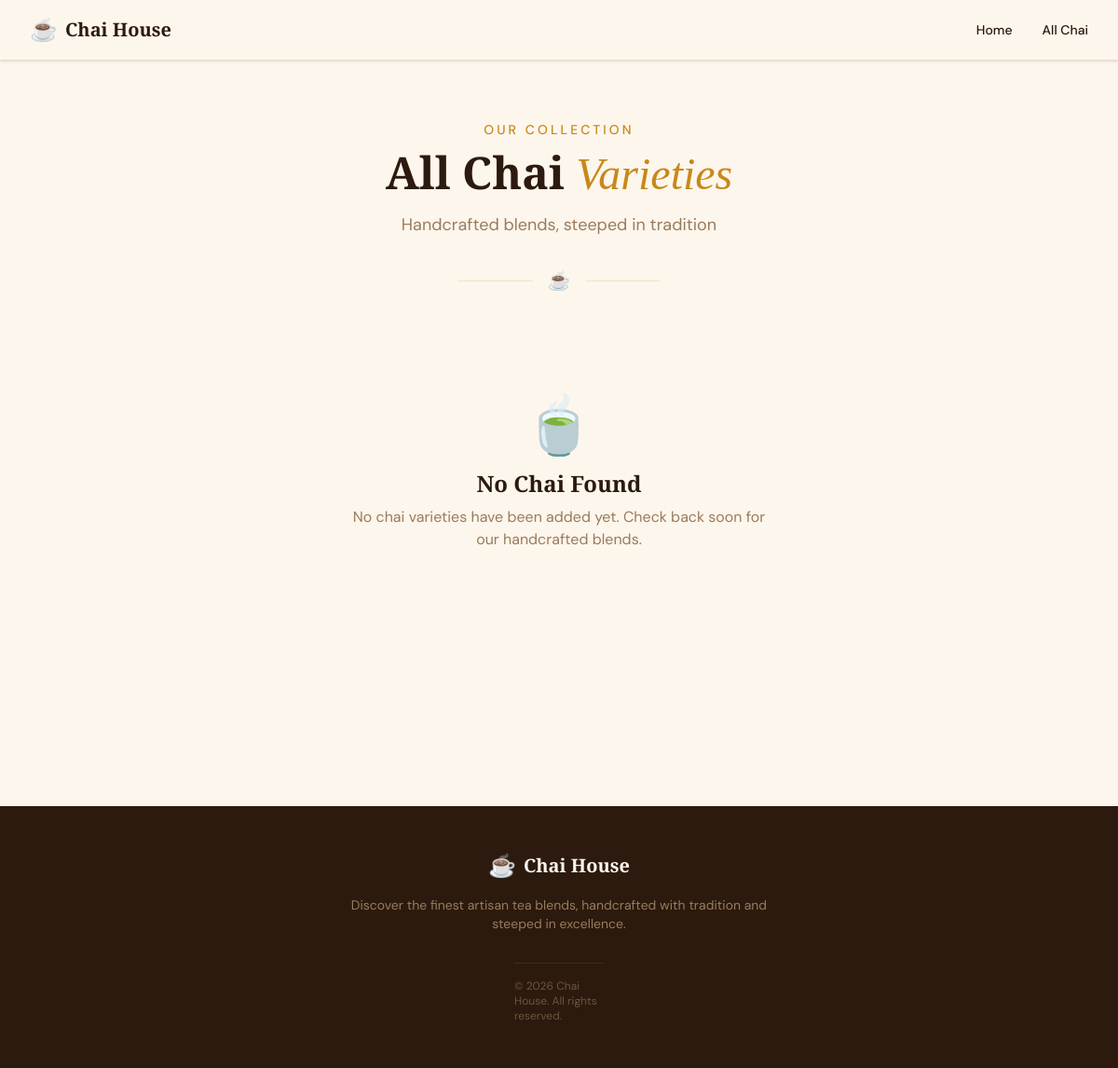
Page /chai/ on the earlier database version.
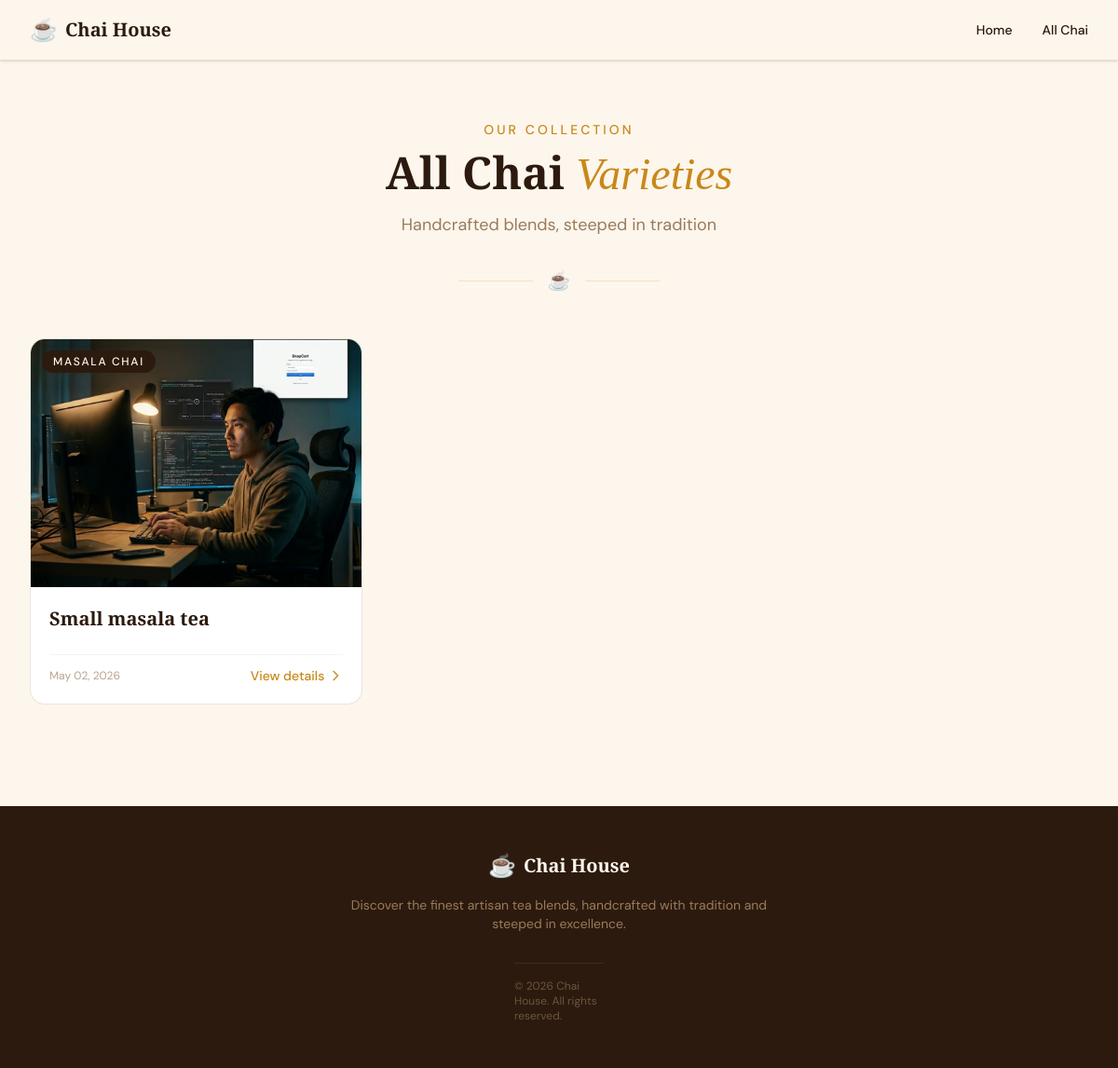
Same page on the later database version.
### chai/models.py (models this page shows, shortened)
class ChaiVarity(models.Model):
    CHAI_TYPE_CHOICES = [
        ('ML', 'Masala Chai'),
        ('GR', 'Ginger Chai'),
        ('CD', 'Cardamom Chai'),
        ('TS', 'Tulsi Chai'),
        ('LM', 'Lemon Chai'),
    ]
    name = models.CharField(max_length=100)
    image = models.ImageField(upload_to="chais/")
    date_added = models.DateTimeField(default=timezone.now)
    type = models.CharField(max_length=2, choices=CHAI_TYPE_CHOICES)
    description = models.TextField(blank=True)

### chai/views.py (the view)
# urls.py: path('', views.all_chai, name='all_chai'),
def all_chai(request):
    Chais = ChaiVarity.objects.all()
    return render(request, 'chai/all_chai.html', {'Chais': Chais})

### chai/templates/chai/all_chai.html (shortened to what this page needs)
{% extends "layout.html" %}
{% block content %}
<section class="max-w-7xl mx-auto px-4 sm:px-6 lg:px-8 py-12 md:py-16">
    <div class="text-center mb-12">
        <p class="text-chai-amber text-sm font-medium tracking-[0.22em] uppercase mb-3">
            Our Collection
        </p>
        <h1 class="font-playfair text-3xl md:text-4xl lg:text-5xl font-bold text-chai-deep mb-4">
            All Chai <em class="italic font-normal text-chai-amber">Varieties</em>
        </h1>
        <p class="text-chai-tan text-base md:text-lg max-w-2xl mx-auto">
            Handcrafted blends, steeped in tradition
        </p>
        <div class="flex items-center justify-center gap-4 mt-8 mb-12">
            <div class="h-px bg-chai-amber/20 w-20"></div>
            <span class="text-chai-amber text-xl">☕</span>
            <div class="h-px bg-chai-amber/20 w-20"></div>
        </div>
    </div>
    {% if Chais %}
    <div class="grid grid-cols-1 md:grid-cols-2 lg:grid-cols-3 gap-6 lg:gap-8">
        {% for chai in Chais %}
        <a href="{% url 'chai_detail' chai.id %}" class="group">
            <div class="bg-white rounded-2xl overflow-hidden border border-chai-tan/20 transition-all duration-200 hover:-translate-y-1 hover:shadow-xl hover:shadow-chai-deep/10">
                <div class="relative aspect-[4/3] bg-chai-light-tan overflow-hidden">
                    <img src="{{ chai.image.url }}"
                         alt="{{ chai.name }}"
                         class="w-full h-full object-cover group-hover:scale-105 transition-transform duration-300">
                    <span class="absolute top-3 left-3 bg-chai-deep text-chai-cream text-xs font-medium tracking-[0.14em] uppercase px-3 py-1 rounded-full">
                        {{ chai.get_type_display }}
                    </span>
                </div>
                <div class="p-5">
                    <h2 class="font-playfair text-xl font-bold text-chai-deep mb-2 group-hover:text-chai-amber transition-colors duration-200">
                        {{ chai.name }}
                    </h2>
                    <div class="flex items-center justify-between pt-3 border-t border-chai-tan/10">
                        <span class="text-xs text-chai-tan/70">
                            {{ chai.date_added|date:"M d, Y" }}
                        </span>
                        <span class="text-chai-amber text-sm font-medium flex items-center gap-1 group-hover:gap-2 transition-all duration-200">
                            View details
                            <svg class="w-4 h-4" fill="none" stroke="currentColor" viewBox="0 0 24 24">
                                <path stroke-linecap="round" stroke-linejoin="round" stroke-width="2" d="M9 5l7 7-7 7"/>
                            </svg>
                        </span>
                    </div>
                </div>
            </div>
        </a>
        {% endfor %}
    </div>
    {% else %}
    <div class="text-center py-16">
        <div class="text-6xl mb-4">🍵</div>
        <h3 class="font-playfair text-2xl font-bold text-chai-deep mb-2">
            No Chai Found
        </h3>
        <p class="text-chai-tan mb-6 max-w-md mx-auto">
            No chai varieties have been added yet. Check back soon for our handcrafted blends.
        </p>
    </div>
    {% endif %}
</section>
{% endblock %}

### templates/layout.html (shortened to what this page needs)
{% load static %}
{% load tailwind_tags %}
<!DOCTYPE html>
<html lang="en">
<head>
    {% tailwind_css %}
</head>
<body class="bg-chai-cream text-chai-deep font-dm-sans antialiased">
    <header class="sticky top-0 z-50 bg-chai-cream border-b border-chai-tan/20 shadow-sm">
        <nav class="max-w-7xl mx-auto px-4 sm:px-6 lg:px-8">
            <div class="flex items-center justify-between h-16">
                <a href="/" class="flex items-center gap-2 group">
                    <span class="text-2xl">☕</span>
                    <span class="font-playfair text-xl font-bold text-chai-deep group-hover:text-chai-amber transition-colors duration-200">
                        Chai House
                    </span>
                </a>
                <div class="flex items-center gap-8">
                    <a href="/" class="text-sm font-medium text-chai-deep hover:text-chai-amber transition-colors duration-200">
                        Home
                    </a>
                    <a href="{% url 'all_chai' %}" class="text-sm font-medium text-chai-deep hover:text-chai-amber transition-colors duration-200">
                        All Chai
                    </a>
                </div>
            </div>
        </nav>
    </header>
    <main class="min-h-screen">
        {% block content %}
        {% endblock %}
    </main>
    <footer class="bg-chai-deep text-chai-cream">
        <div class="max-w-7xl mx-auto px-4 sm:px-6 lg:px-8 py-12">
            <div class="flex flex-col items-center justify-center gap-4">
                <div class="flex items-center gap-2">
                    <span class="text-2xl">☕</span>
                    <span class="font-playfair text-xl font-bold text-chai-cream">
                        Chai House
                    </span>
                </div>
                <p class="text-sm text-chai-tan text-center max-w-md">
                    Discover the finest artisan tea blends, handcrafted with tradition and steeped in excellence.
                </p>
                <div class="border-t border-chai-tan/20 w-24 pt-4 mt-4">
                    <p class="text-xs text-chai-tan/60">
                        &copy; 2026 Chai House. All rights reserved.
                    </p>
                </div>
            </div>
        </div>
    </footer>
</body>
</html>

Differences in the rows shown:
added ChaiVarity: image (picture), type "MASALA CHAI", name "Small masala tea", date_added "May 02, 2026"
Other differences:
text no longer shown: "🍵 No Chai Found No chai varieties have been added yet. Check back soon for our handcrafted blends."
